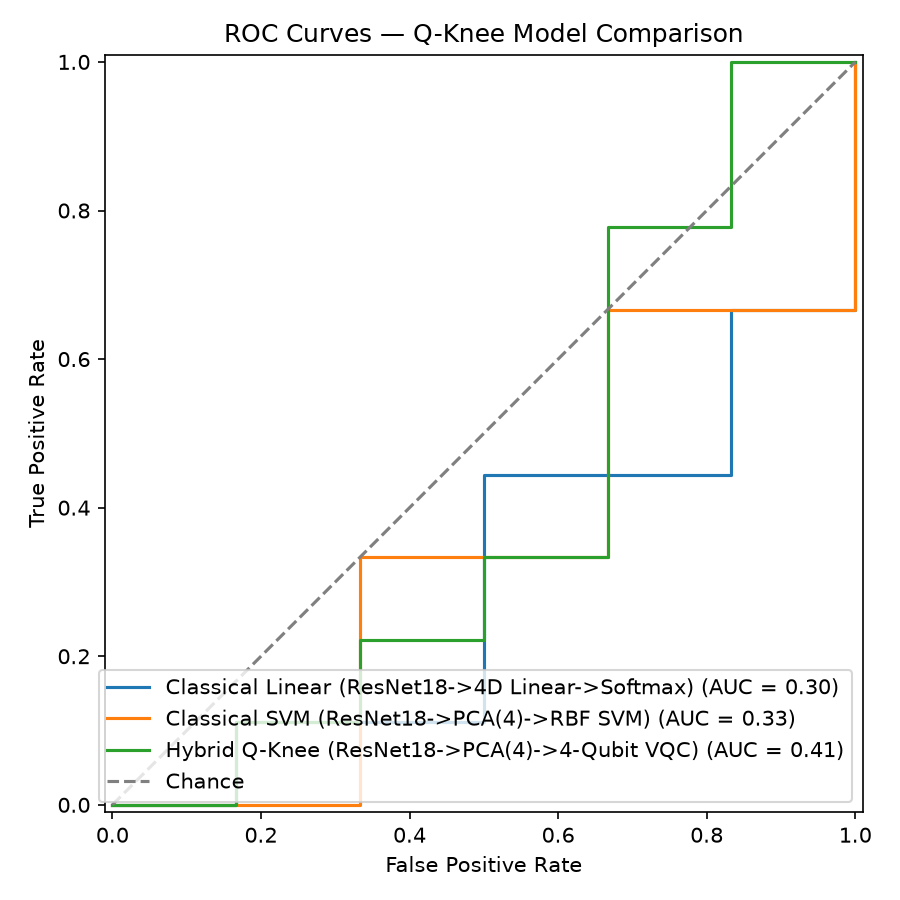
#> input picture qknee/artifacts/benchmark_roc_curve.png, 900 x 900 px; its folder holds only this picture in this run
$ python -i theme.py   (imports and definitions only)
#> lines starting #> are read from the running program, lines starting #| are printed output that depends on the picture; after the words box and inside, x2 and y2 are one past the last pixel; in counts of white or black regions, pixels touching at a corner belong together
"""
Q-Knee shared clinical design system.

Centralizes the visual identity, copy constants, and small rendering
helpers that `qknee.ui.landing_page`, `qknee.ui.analysis_app`, and
`qknee.ui.dashboard` all build on, so the public landing page, the
PACS-style diagnostic workstation, and the clinical dashboard read as one
coherent, sterile institutional healthcare product rather than three
independently themed pages.

Palette: sterile surgical off-white (`#F8FAFC`) page background with pure
clinical white (`#FFFFFF`) surfaces (cards/masthead/sidebar), thin rigid
neutral borders (`#E2E8F0` / `#CBD5E1`), zero drop-shadow blur, sharp 4px
radii, an institutional midnight-slate (`#0F172A`) / muted clinical grey
(`#475569`) text hierarchy, tabular monospace (`SF Mono` / `JetBrains
Mono` / `Consolas`) for DICOM tags, coordinates, and latencies, a single
diagnostic-blue accent (`#0284C7`) for active/interactive state, clinical
green (`#16A34A`) for normal/negative findings, objective diagnostic
crimson (`#DC2626`) for high-risk/positive findings, and muted amber
(`#D97706`) for warnings/regulatory advisories. Typography is Inter
(falling back to SF Pro Display / system sans) for copy, no gradients, no
pill-shaped buttons, no decorative emoji or playful transition
animations — status and risk indicators are conveyed through square,
high-contrast badges instead.

INVESTIGATIONAL DEVICE ONLY — not cleared for primary diagnostic
determination. For adjunctive triage use only.
"""

from __future__ import annotations

from typing import Dict, Tuple, Union

import cv2
import numpy as np
import streamlit as st

# --------------------------------------------------------------------------- #
# Design tokens — sterile clinical light theme
# --------------------------------------------------------------------------- #

APP_BACKGROUND = "#FFFFFF"       # clean white — page canvas (mint-tinted sections are applied
                                  # per-block via SECTION_MINT_BG, not globally)
CARD_SURFACE = "#FFFFFF"         # crisp white — cards, masthead, sidebar panels
SURFACE_IVORY = "#FFFFFF"        # kept for call-site compat — same white surface
STERILE_WHITE = "#1F2937"        # dark slate — primary text/header color (name kept for
                                  # call-site compat with earlier theme passes)
FOREST_GREEN = "#107050"         # deep surgical emerald — chart "positive"/primary accent slots
                                  # in analysis_app.py/dashboard.py (name kept for call-site compat)
SAGE_GREEN = "#16A34A"           # clinical green — low-risk fills, success/online indicators
SAGE_TINT = "#16A34A1A"          # translucent green chip background
DIAGNOSTIC_BLUE = "#56B8A0"      # soft seafoam mint — active/interactive accent, tab underlines
CYAN_SECONDARY = "#48A992"       # deeper mint — hover/pressed variant alongside DIAGNOSTIC_BLUE
PRIMARY_ACTION_BLUE = "#107050"  # deep surgical emerald — primary CTA fill ("Launch Workstation")
BORDER_GREY = "#E2E8F0"          # 1px card/divider borders
BORDER_STRONG = "#CBD5E1"        # button borders / emphasized divider / hover border
TEXT_MUTED = "#4B5563"           # muted description grey — secondary text/labels
TEXT_FAINT = "#6B7280"           # neutral slate — tertiary micro-copy, "normal finding" tint
MONO_TEXT = "#1E293B"            # tabular monospace readouts (DICOM tags, coordinates, latencies)
AMBER = "#D97706"                # muted amber — regulatory disclosure banner, moderate-risk badge

# Medical-brand palette (ORTHOC-style institutional hospital site) —
# used directly by the marketing landing page (hero, departments, about,
# doctors, footer); the tokens above double as the same colors under
# their clinical-workstation names so the diagnostic console and the
# marketing site read as one coherent brand.
BRAND_PRIMARY = "#107050"        # deep surgical emerald green
BRAND_PRIMARY_DARK = "#0D5C43"
BRAND_MINT = "#56B8A0"           # soft seafoam mint
BRAND_MINT_DARK = "#48A992"
SECTION_MINT_BG = "#F2FAF7"      # mint-tinted alternating section background

# Kept for backward-compat with call sites still referencing older token
# names from earlier theme passes; both now resolve into the light
# clinical palette above.
CLINICAL_SLATE = APP_BACKGROUND
SURGICAL_TEAL = SAGE_GREEN

RADIUS_SHARP = "10px"            # smooth rounded corners (8-12px) across cards/buttons
CARD_SHADOW = "0 4px 16px rgba(16, 112, 80, 0.07)"  # soft elevation shadow

RISK_LOW = "#16A34A"
RISK_MODERATE = "#D97706"
RISK_HIGH = "#DC2626"

# Recognized medical/clinical symbol (Unicode "Staff of Aesculapius"),
# not a decorative emoji — used as the sole browser-tab glyph across all
# three modules so the tab icon stays consistent with the "no playful
# emoji" mandate.
CLINICAL_GLYPH = "⚕"


# --------------------------------------------------------------------------- #
# Inline SVG iconography — Tabler/Lucide-style stroke line-art, `currentColor`
# so each call site tints an icon purely via CSS `color`, no emoji anywhere
# in this codebase. Kept as raw `<svg>` fragments (not a font/icon package)
# since Vercel's serverless deployment and Streamlit Cloud both need this to
# work with zero extra dependencies or network fetches.
# --------------------------------------------------------------------------- #

_ICON_PATHS: Dict[str, str] = {
    # Crosshair / target — lesion localization (Grad-CAM) panels.
    "crosshair": (
        '<circle cx="12" cy="12" r="8"/>'
        '<line x1="12" y1="2" x2="12" y2="6"/>'
        '<line x1="12" y1="18" x2="12" y2="22"/>'
        '<line x1="2" y1="12" x2="6" y2="12"/>'
        '<line x1="18" y1="12" x2="22" y2="12"/>'
    ),
    # Wireframe cube — volumetric 3D MRI series.
    "cube": (
        '<polygon points="12,3 21,7.5 21,16.5 12,21 3,16.5 3,7.5"/>'
        '<polyline points="3,7.5 12,12 21,7.5"/>'
        '<line x1="12" y1="12" x2="12" y2="21"/>'
    ),
    # Quantum circuit wireframe — qubit wires + gate boxes, for PQC telemetry.
    "circuit": (
        '<line x1="2" y1="6" x2="22" y2="6"/>'
        '<line x1="2" y1="12" x2="22" y2="12"/>'
        '<line x1="2" y1="18" x2="22" y2="18"/>'
        '<rect x="6" y="3" width="5" height="6" rx="1"/>'
        '<rect x="13" y="9" width="5" height="6" rx="1"/>'
        '<rect x="6" y="15" width="5" height="6" rx="1"/>'
    ),
    # Medical shield — regulatory/compliance notices.
    "shield": (
        '<path d="M12 2 4 5v6c0 5 3.4 8.7 8 9 4.6-.3 8-4 8-9V5l-8-3z"/>'
        '<line x1="12" y1="8" x2="12" y2="13"/>'
        '<line x1="9.5" y1="10.5" x2="14.5" y2="10.5"/>'
    ),
    # Search / quick-launch trigger.
    "search": (
        '<circle cx="11" cy="11" r="7"/>'
        '<line x1="21" y1="21" x2="16.65" y2="16.65"/>'
    ),
}


# [15 lines left out: function icon, not called in this run]

MODEL_VERSION = "1.0.4"
SYSTEM_STATUS_LABEL = f"STATUS: ONLINE (LOCAL CPU)"

INSTITUTION_NAME = "Q-KNEE DIAGNOSTIC WORKSTATION"
INSTITUTION_DIVISION = f"Musculoskeletal Radiology Research Suite • Version {MODEL_VERSION}"

# Real-time clinical telemetry strip — rendered as monospace pills in the
# institutional header (see `render_telemetry_pills`).
TELEMETRY_ITEMS: Tuple[str, ...] = (
    "PACS FEED: SIMULATED",
    "ENGINE: NISQ-VQC (4-QUBIT)",
    "LATENCY: 16.3ms",
    SYSTEM_STATUS_LABEL,
)

DISCLOSURE_BANNER_TEXT = (
    "INVESTIGATIONAL DEVICE ONLY • NOT CLEARED FOR PRIMARY DIAGNOSTIC DETERMINATION • "
    "FOR ADJUNCTIVE TRIAGE ONLY • CONFIRMATORY OVER-READ REQUIRED BY BOARD-CERTIFIED RADIOLOGIST."
)

NOT_A_DEVICE_FOOTNOTE = (
    "Research prototype — not a certified medical device. Not for clinical use."
)


# --------------------------------------------------------------------------- #
# Global CSS injection
# --------------------------------------------------------------------------- #

# [440 lines left out: functions inject_clinical_theme, render_telemetry_pills, render_institutional_masthead, render_disclosure_banner, risk_tier, not called in this run]


def risk_badge_html(label: str, value: float) -> str:
    css_class, tier_label = risk_tier(value)
    return f'<span class="qknee-badge qknee-badge-{css_class}">{label}: {tier_label}</span>'


# [11 lines left out: function approximate_confidence_interval, not called in this run]


def format_confidence_interval(point_estimate: float) -> str:
    low, high = approximate_confidence_interval(point_estimate)
    return f"95% CI (approx.): {low * 100:.1f}–{high * 100:.1f}%"


# --------------------------------------------------------------------------- #
# Clinically-standard Grad-CAM color scales
# --------------------------------------------------------------------------- #

def _build_coolwarm_lut() -> np.ndarray:
    """Builds a 256-entry diverging blue-white-red ("Cool-Warm") lookup
    table as a `(256, 1, 3)` BGR uint8 array, matching the diverging scale
    radiological attribution overlays conventionally use for signed
    activation maps. OpenCV ships no built-in `COLORMAP_COOLWARM`
    constant, but `cv2.applyColorMap` accepts a custom LUT array in place
    of the enum, so this is passed through unchanged everywhere a
    built-in colormap constant would be."""
    t = np.linspace(0.0, 1.0, 256, dtype=np.float32)
    cool_rgb = np.array([2, 132, 199], dtype=np.float32)     # diagnostic blue
    mid_rgb = np.array([248, 250, 252], dtype=np.float32)    # sterile white
    warm_rgb = np.array([220, 38, 38], dtype=np.float32)     # diagnostic crimson

    lower = t[:, None] * 2.0
    rgb = np.where(
        lower[:, :1] <= 1.0,
        cool_rgb[None, :] + lower * (mid_rgb[None, :] - cool_rgb[None, :]),
        mid_rgb[None, :] + (lower - 1.0) * (warm_rgb[None, :] - mid_rgb[None, :]),
    )
    rgb = np.clip(rgb, 0, 255).astype(np.uint8)
    bgr = rgb[:, ::-1]
    return bgr.reshape(256, 1, 3)


_COOLWARM_LUT = _build_coolwarm_lut()

# Clinically standard scales for the Grad-CAM overlay selector — Viridis
# (perceptually uniform, the radiology-literature default for attribution
# maps), Inferno (high-contrast, good for print/low-light review), and a
# diverging Cool-Warm scale for signed-activation reading.
CLINICAL_COLORMAPS: Dict[str, Union[int, np.ndarray]] = {
    "Viridis": cv2.COLORMAP_VIRIDIS,
    "Inferno": cv2.COLORMAP_INFERNO,
    "Cool-Warm": _COOLWARM_LUT,
}
DEFAULT_COLORMAP_NAME = "Viridis"


# --------------------------------------------------------------------------- #
# PACS-style crosshair + slice-depth overlay
# --------------------------------------------------------------------------- #

def _hex_to_bgr(hex_color: str) -> Tuple[int, int, int]:
#> further down, picture is the input picture: shape (900, 900, 3); mean B, G, R 246.2, 247.1, 246.7
    hex_color = hex_color.lstrip("#")
    r, g, b = (int(hex_color[i:i + 2], 16) for i in (0, 2, 4))
    return (b, g, r)


_CROSSHAIR_BGR = _hex_to_bgr(DIAGNOSTIC_BLUE)


def draw_clinical_crosshair(image: np.ndarray, gap_fraction: float = 0.12) -> np.ndarray:
    """Draws a PACS-style medical crosshair (a gapped cross centered on
    the image, diagnostic-blue) onto a copy of `image` — marks the
    anatomical center of the displayed slice, the conventional
    radiological-viewport reference point, without obscuring it (the
    center `gap_fraction` of each arm is left open).

    Args:
        image: `(H, W)` or `(H, W, 3)` uint8 array; not modified in place.
        gap_fraction: Fraction of the shorter image dimension left open
            at the crosshair's center.

    Returns: `(H, W, 3)` BGR uint8 array with the crosshair drawn on top.
    """
#> called with gap_fraction = 0.12
    if image.ndim == 2:
        canvas = cv2.cvtColor(image, cv2.COLOR_GRAY2BGR)
    else:
        canvas = image.copy()
        if canvas.shape[2] == 1:
            canvas = cv2.cvtColor(canvas, cv2.COLOR_GRAY2BGR)

    height, width = canvas.shape[:2]
#> height = 900; width = 900
    cy, cx = height // 2, width // 2
#> cy = 450; cx = 450
    gap = int(min(height, width) * gap_fraction / 2)
#> gap = 54
    thickness = max(1, min(height, width) // 300)
#> thickness = 3

    overlay = canvas.copy()
    cv2.line(overlay, (0, cy), (max(cx - gap, 0), cy), _CROSSHAIR_BGR, thickness, cv2.LINE_AA)
    cv2.line(overlay, (min(cx + gap, width), cy), (width, cy), _CROSSHAIR_BGR, thickness, cv2.LINE_AA)
    cv2.line(overlay, (cx, 0), (cx, max(cy - gap, 0)), _CROSSHAIR_BGR, thickness, cv2.LINE_AA)
    cv2.line(overlay, (cx, min(cy + gap, height)), (cx, height), _CROSSHAIR_BGR, thickness, cv2.LINE_AA)
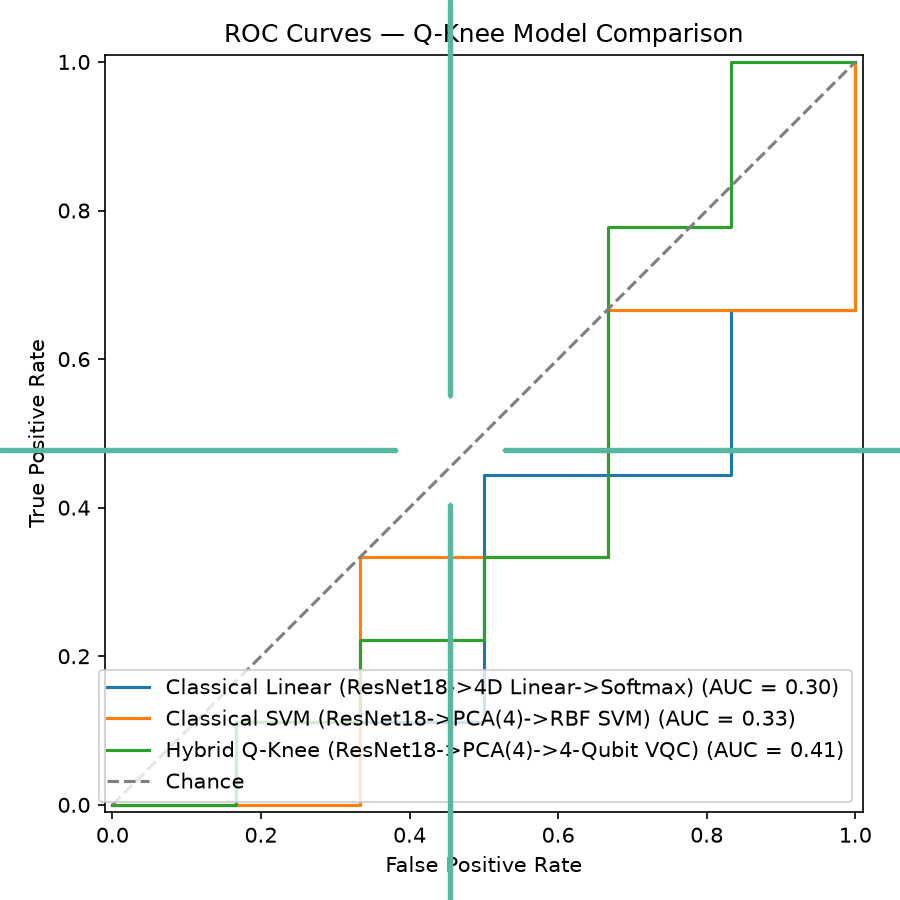
#> overlay: shape (900, 900, 3); mean B, G, R 245.3, 246.4, 245
    cv2.circle(overlay, (cx, cy), max(2, thickness * 2), _CROSSHAIR_BGR, thickness, cv2.LINE_AA)
#> overlay: shape (900, 900, 3); 0.03% of pixels changed, all inside (x1, y1, x2, y2) = (441, 441, 460, 460)

    return cv2.addWeighted(overlay, 0.65, canvas, 0.35, 0)


# [4 lines left out: function slice_depth_caption, not called in this run]


_PLANE_ORIENTATION_MARKERS = {
    # (top, bottom, left, right) anatomical-orientation letters conventionally
    # shown at a PACS viewport's edges — Anterior/Posterior/Superior/Inferior.
    "axial": ("A", "P", "R", "L"),
    "coronal": ("S", "I", "R", "L"),
    "sagittal": ("S", "I", "A", "P"),
}


# [29 lines left out: function draw_orientation_markers, not called in this run]

>>> import cv2
>>> picture = cv2.imread('../artifacts/benchmark_roc_curve.png')
>>> result = draw_clinical_crosshair(picture)

$ run again, on qknee/artifacts/confusion_matrices.png
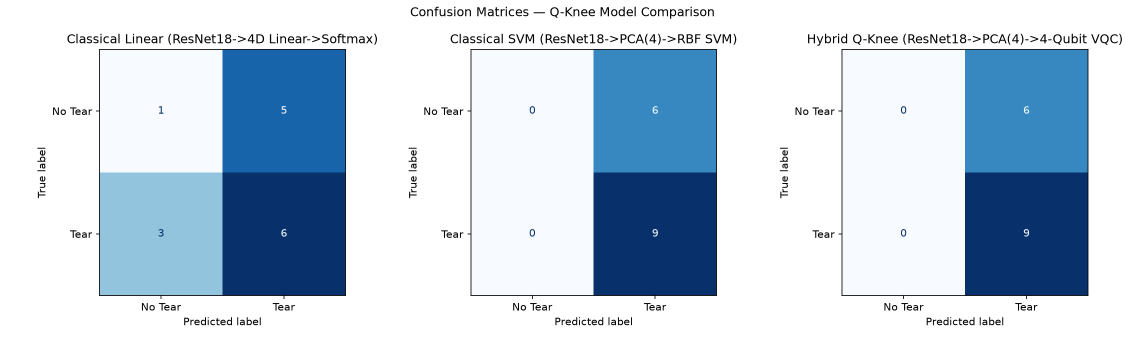
#> input picture qknee/artifacts/confusion_matrices.png, 2250 x 675 px (shown at 1/2 size)
#> picture is the input picture: shape (675, 2250, 3); mean B, G, R 222.9, 206.7, 189.9
#> in draw_clinical_crosshair, `cv2.line(overlay, (cx, min(cy + gap, height)), (cx, height), _CROSSHAI..`:
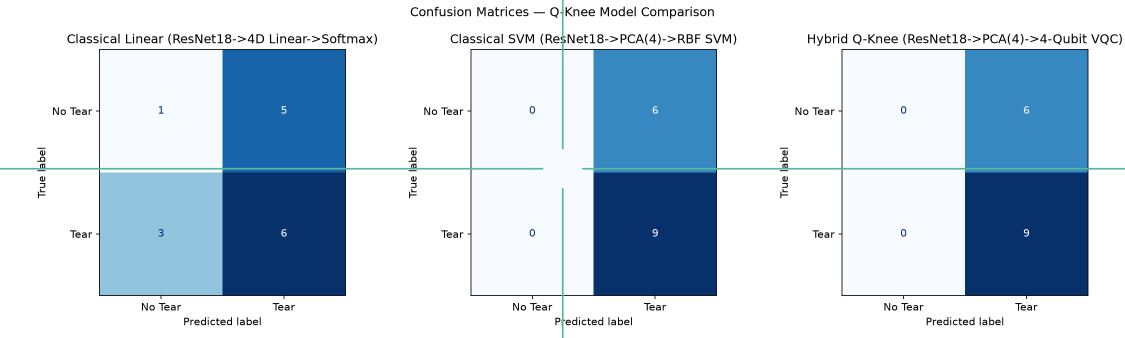
#> overlay: shape (675, 2250, 3) (shown at 1/2 size); mean B, G, R 222.4, 206.5, 189.2
